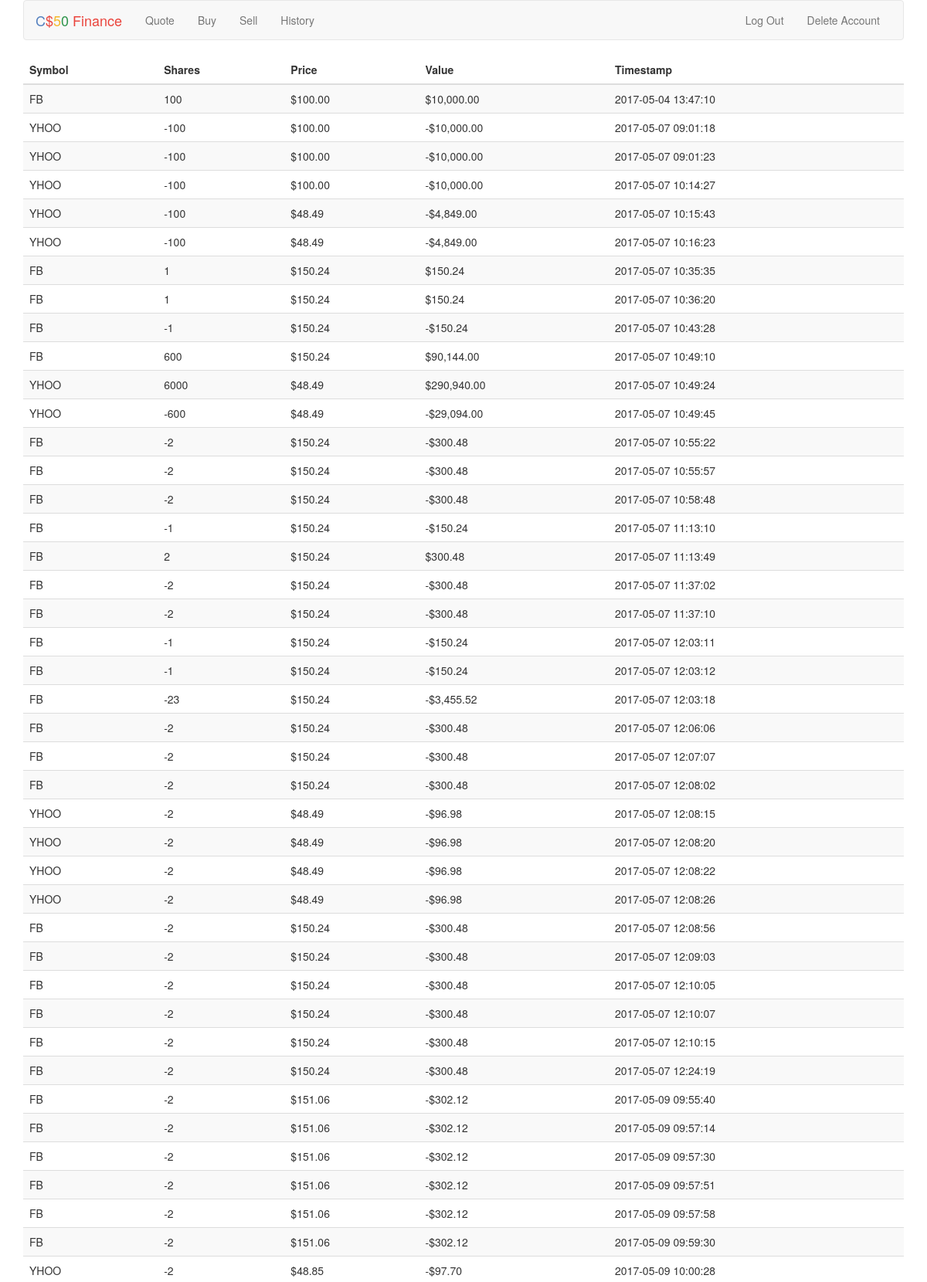
Screenshot of /history (signed in, upper part) with the database file from the repository.
### tables this page shows
CREATE TABLE history ('user_id' INTEGER NOT NULL, 'symbol' TEXT NOT NULL, 'share' NUMERIC NOT NULL, 'price' REAL NOT NULL, 'time' DATETIME UNIQUE);

### application.py (the view)
@app.route("/history")
@login_required
def history():
    user_id = session["user_id"]
    rows = db.execute("SELECT * FROM history WHERE user_id = :user_id", user_id=user_id)
    for row in rows:
        row['value'] = row['share'] * float(row['price']) # calculate value from number of shares and share price
        if row['value'] >= 0: # if value is positive, simply apply usd format
            row['value'] = usd(row['value'])
        else:
            row['value'] = - row['value'] # makes value postivie
            row['value'] = '-' + usd(row['value']) # adds - infront of formatted usd
    return render_template("history.html", history_rows = rows)

### helpers.py (called while the page is built)
def login_required(f):
    @wraps(f)
    def decorated_function(*args, **kwargs):
        if session.get("user_id") is None:
            return redirect(url_for("login", next=request.url))
        return f(*args, **kwargs)
    return decorated_function

def usd(value):
    return "${:,.2f}".format(value)

### templates/history.html (shortened to what this page needs)
{% extends "layout.html" %}
{% block main %}
    <table class="table table-striped">
        <thead>
            <tr>
                <th>Symbol</th>
                <th>Shares</th>
                <th>Price</th>
                <th>Value</th>
                <th>Timestamp</th>
            </tr>
        </thead>
        <tbody>
            {% for history in history_rows %}
                <tr>
                    <td>{{history.symbol}}</td>
                    <td>{{history.share}}</td>
                    <td>{{history.price|usd}}</td>
                    <td>{{history.value}}</td>
                    <td>{{history.time}}</td>
                </tr>
            {% endfor %}
        </tbody>
    </table>
{% endblock %}

### templates/layout.html (shortened to what this page needs)
<!DOCTYPE html>
<html lang="en">
    <head>
        <link href="https://maxcdn.bootstrapcdn.com/bootstrap/3.3.7/css/bootstrap.min.css" rel="stylesheet"/>
        <link href="{{ url_for('static', filename='styles.css') }}" rel="stylesheet"/>
    </head>
    <body>
        <div class="container">
            <nav class="navbar navbar-default">
                <div class="container-fluid">
                    <div class="navbar-header">
                        <a class="navbar-brand" href="{{ url_for('index') }}"><span class="blue">C</span><span class="red">$</span><span class="yellow">5</span><span class="green">0</span> <span class="red">Finance</span></a>
                    </div>
                    <div class="collapse navbar-collapse" id="navbar">
                        {% if session.user_id %}
                            <ul class="nav navbar-nav">
                                <li><a href="{{ url_for('quote') }}">Quote</a></li>
                                <li><a href="{{ url_for('buy') }}">Buy</a></li>
                                <li><a href="{{ url_for('sell') }}">Sell</a></li>
                                <li><a href="{{ url_for('history') }}">History</a></li>
                            </ul>
                            <ul class="nav navbar-nav navbar-right">
                                <li><a href="{{ url_for('unregister') }}">Delete Account</a></li>
                            </ul>
                            <ul class="nav navbar-nav navbar-right">
                                <li><a href="{{ url_for('logout') }}">Log Out</a></li>
                            </ul>
                        {% else %}
                            <ul class="nav navbar-nav navbar-right">
                                <li><a href="{{ url_for('register') }}">Register</a></li>
                                <li><a href="{{ url_for('login') }}">Log In</a></li>
                            </ul>
                        {% endif %}
                    </div>
                </div>
            </nav>
            <main>
                {% block main %}{% endblock %}
            </main>
        </div>
    </body>
</html>

### static/styles.css (style rules this page uses)
.container { margin-left: auto; margin-right: auto; text-align: center; }
.navbar-default .navbar-brand .blue { color: #537fbe; }
.navbar-default .navbar-brand .red { color: #ea433b; }
.navbar-default .navbar-brand .yellow { color: #f5b82e; }
.navbar-default .navbar-brand .green { color: #2e944b; }
main td { text-align: left; }

### rows the page displays
history: symbol "FB", share "100", price "$100.00", value "$10,000.00", time "2017-05-04 13:47:10"
history: symbol "YHOO", share "-100", price "$100.00", value "-$10,000.00", time "2017-05-07 09:01:18"
history: symbol "YHOO", share "-100", price "$100.00", value "-$10,000.00", time "2017-05-07 09:01:23"
history: symbol "YHOO", share "-100", price "$100.00", value "-$10,000.00", time "2017-05-07 10:14:27"
history: symbol "YHOO", share "-100", price "$48.49", value "-$4,849.00", time "2017-05-07 10:15:43"
history: symbol "YHOO", share "-100", price "$48.49", value "-$4,849.00", time "2017-05-07 10:16:23"
history: symbol "FB", share "1", price "$150.24", value "$150.24", time "2017-05-07 10:35:35"
history: symbol "FB", share "1", price "$150.24", value "$150.24", time "2017-05-07 10:36:20"
history: symbol "FB", share "-1", price "$150.24", value "-$150.24", time "2017-05-07 10:43:28"
history: symbol "FB", share "600", price "$150.24", value "$90,144.00", time "2017-05-07 10:49:10"
history: symbol "YHOO", share "6000", price "$48.49", value "$290,940.00", time "2017-05-07 10:49:24"
history: symbol "YHOO", share "-600", price "$48.49", value "-$29,094.00", time "2017-05-07 10:49:45"
history: symbol "FB", share "-2", price "$150.24", value "-$300.48", time "2017-05-07 10:55:22"
history: symbol "FB", share "-2", price "$150.24", value "-$300.48", time "2017-05-07 10:55:57"
history: symbol "FB", share "-2", price "$150.24", value "-$300.48", time "2017-05-07 10:58:48"
history: symbol "FB", share "-1", price "$150.24", value "-$150.24", time "2017-05-07 11:13:10"
history: symbol "FB", share "2", price "$150.24", value "$300.48", time "2017-05-07 11:13:49"
history: symbol "FB", share "-2", price "$150.24", value "-$300.48", time "2017-05-07 11:37:02"
history: symbol "FB", share "-2", price "$150.24", value "-$300.48", time "2017-05-07 11:37:10"
history: symbol "FB", share "-1", price "$150.24", value "-$150.24", time "2017-05-07 12:03:11"
history: symbol "FB", share "-1", price "$150.24", value "-$150.24", time "2017-05-07 12:03:12"
history: symbol "FB", share "-23", price "$150.24", value "-$3,455.52", time "2017-05-07 12:03:18"
history: symbol "FB", share "-2", price "$150.24", value "-$300.48", time "2017-05-07 12:06:06"
history: symbol "FB", share "-2", price "$150.24", value "-$300.48", time "2017-05-07 12:07:07"
history: symbol "FB", share "-2", price "$150.24", value "-$300.48", time "2017-05-07 12:08:02"
history: symbol "YHOO", share "-2", price "$48.49", value "-$96.98", time "2017-05-07 12:08:15"
history: symbol "YHOO", share "-2", price "$48.49", value "-$96.98", time "2017-05-07 12:08:20"
history: symbol "YHOO", share "-2", price "$48.49", value "-$96.98", time "2017-05-07 12:08:22"
history: symbol "YHOO", share "-2", price "$48.49", value "-$96.98", time "2017-05-07 12:08:26"
history: symbol "FB", share "-2", price "$150.24", value "-$300.48", time "2017-05-07 12:08:56"
history: symbol "FB", share "-2", price "$150.24", value "-$300.48", time "2017-05-07 12:09:03"
history: symbol "FB", share "-2", price "$150.24", value "-$300.48", time "2017-05-07 12:10:05"
history: symbol "FB", share "-2", price "$150.24", value "-$300.48", time "2017-05-07 12:10:07"
history: symbol "FB", share "-2", price "$150.24", value "-$300.48", time "2017-05-07 12:10:15"
history: symbol "FB", share "-2", price "$150.24", value "-$300.48", time "2017-05-07 12:24:19"
history: symbol "FB", share "-2", price "$151.06", value "-$302.12", time "2017-05-09 09:55:40"
history: symbol "FB", share "-2", price "$151.06", value "-$302.12", time "2017-05-09 09:57:14"
history: symbol "FB", share "-2", price "$151.06", value "-$302.12", time "2017-05-09 09:57:30"
history: symbol "FB", share "-2", price "$151.06", value "-$302.12", time "2017-05-09 09:57:51"
history: symbol "FB", share "-2", price "$151.06", value "-$302.12", time "2017-05-09 09:57:58"
history: symbol "FB", share "-2", price "$151.06", value "-$302.12", time "2017-05-09 09:59:30"
history: symbol "YHOO", share "-2", price "$48.85", value "-$97.70", time "2017-05-09 10:00:28"
